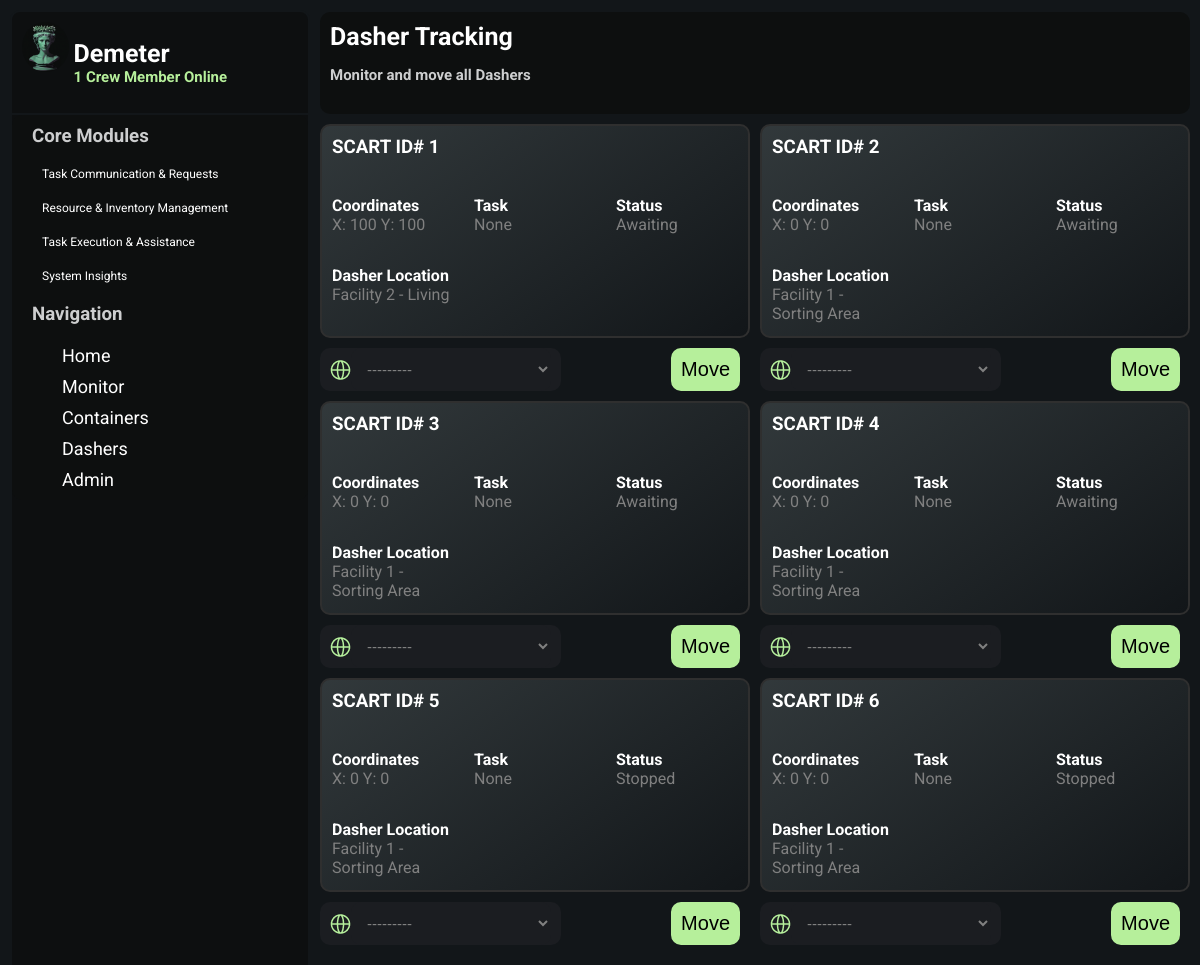
Page /storage/ on the earlier database version.
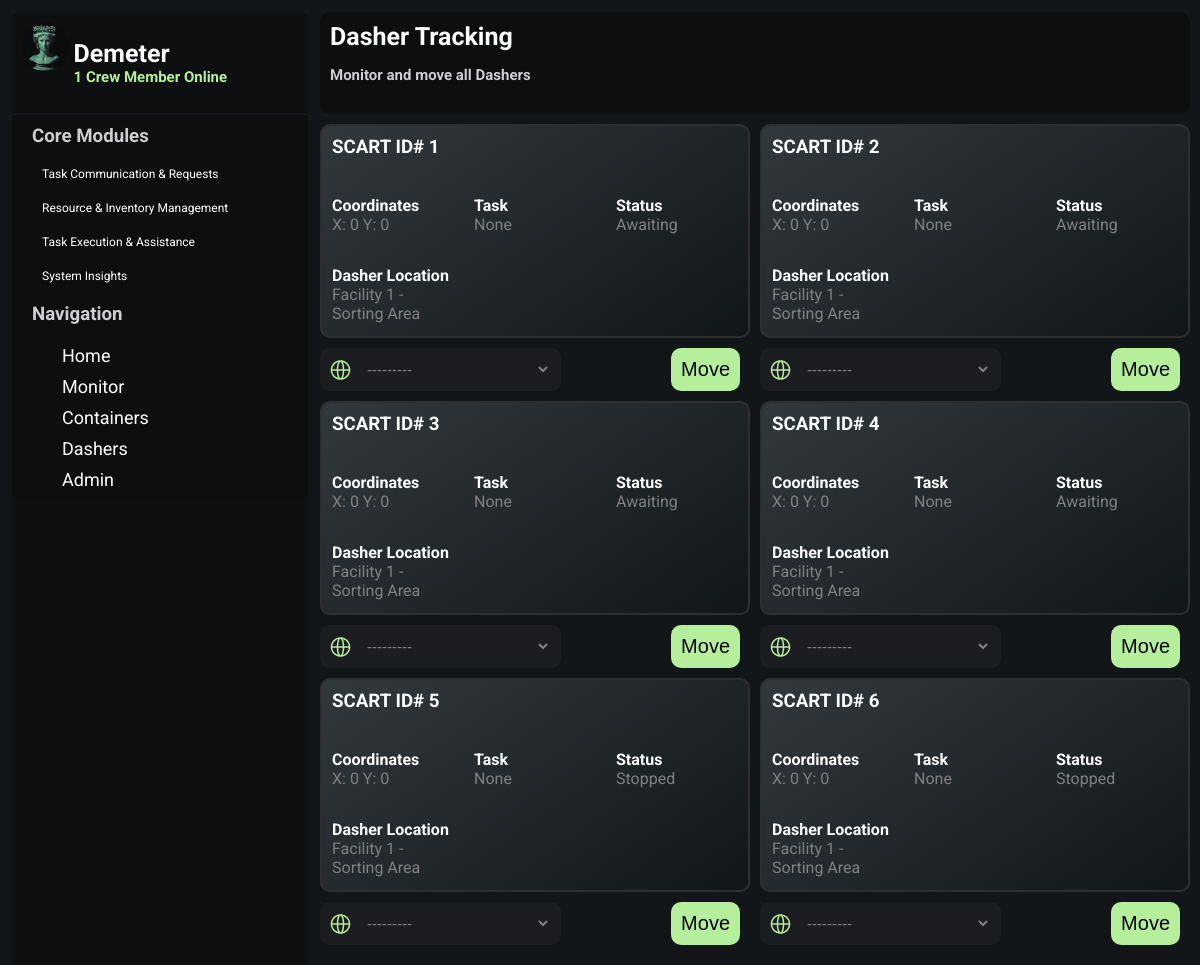
Same page on the later database version.
### storage/models.py (models this page shows, shortened)
class Dasher(models.Model):
    rationHeld = models.ForeignKey(TypeRation,
        on_delete=models.PROTECT,
        null=True,
        blank=True,
    )
    locationX = models.IntegerField(default=0)
    locationY = models.IntegerField(default=0)
    location = models.ForeignKey(Facility,
        on_delete=models.PROTECT,
        null=True,
        blank=True,
    )
    dasherID = models.AutoField(primary_key=True)
    STATUS= [
        ("Stopped","Stopped"),
        ("In-Progress","In-Progress"),
    ]
    status = models.CharField(max_length=64,default="Stopped",choices=STATUS)

### container/models.py (models this page shows)
class Facility(models.Model):
    facilityID = models.AutoField(primary_key=True,)
    locationX = models.IntegerField(default=0)
    locationY = models.IntegerField(default=0)
    FACILITIES = [
        ("Storage","Storage"),
        ("Living","Living"),
        ("Sorting Area","Sorting Area"),
        ("Other","Other"),
    ]
    typeFacility = models.CharField(
        max_length=64,
        default="Storage",
        choices=FACILITIES,
        null=False,
        blank=False,
        )
    def __str__(self):
        return f"Facility {self.facilityID} - {self.typeFacility}"

### storage/views.py (the view)
# urls.py: path("",views.dashers, name="dashers"),
def dashers(request):
    facilities = Facility #.objects.all()
    dashers = Dasher.objects.all()
    if request.method == 'POST':
        form = DasherMoveForm(request.POST)
        if form.is_valid():
            dasherID = request.POST.get('dasher')
            dasher = Dasher.objects.get(dasherID=dasherID)
            location = form.cleaned_data['location']
            try:
                facility = facilities.objects.get(facilityID=location.facilityID)
            except facilities.DoesNotExist:
                facility = None
            dasher.locationX = facility.locationX
            dasher.locationY = facility.locationY
            dasher.location = facility
            dasher.save()
    else:
        form = DasherMoveForm
    return render(request, "storage/dashers.html",{
        "dashers":dashers,
        "form":form,
    })

### storage/templates/storage/dashers.html (shortened to what this page needs)
{% extends 'inhabitant/base.html' %}
{% block body %}
{% load static %}
<link rel="stylesheet" type="text/css" href="{% static 'css/dasher.css' %}">
<div class="top-div">
    <h1 class="header">Dasher Tracking
        <p>Monitor and move all Dashers</p>
    </h1>
</div>
<div class="all-dashers-grid">
{% for dasher in dashers %}
    <div class="dasher-container">
        <div class="dasher-wrapper">
            <h3 class="dasher-header">SCART ID# {{ dasher.dasherID }}</h3>
            <div class="dasher-subsection">
                <h4>Coordinates</h4>
                <p>X: {{ dasher.locationX}} Y: {{ dasher.locationY }}</p>
            </div>
            <div class="dasher-subsection">
                <h4>Task</h4>
                <p>None</p>
            </div>
            <div class="dasher-subsection">
                <h4>Status</h4>
                <p>{{ dasher.status }}</p>
            </div>
            <div class="dasher-subsection">
                <h4>Dasher Location</h4>
                <p>{{ dasher.location }}</p>
            </div>
        </div>
        <div class="dasher-subsection-form">
            <form class="dasher-mover-form" action="" method="post">
                <div>
                    <img alt="location" src="{% static 'img/location-icon.png' %}">
                    {{ form.as_p  }}
                </div>
                <button type="submit">Move</button>
            </form>
        </div>
    </div>
    {% endfor %}
</div>
{% endblock %}

Differences in the rows shown:
changed Dasher id 1: locationX "100" → "0"; locationY "100" → "0"; location "Facility 2 - Living" → "Facility 1 - Sorting Area"
